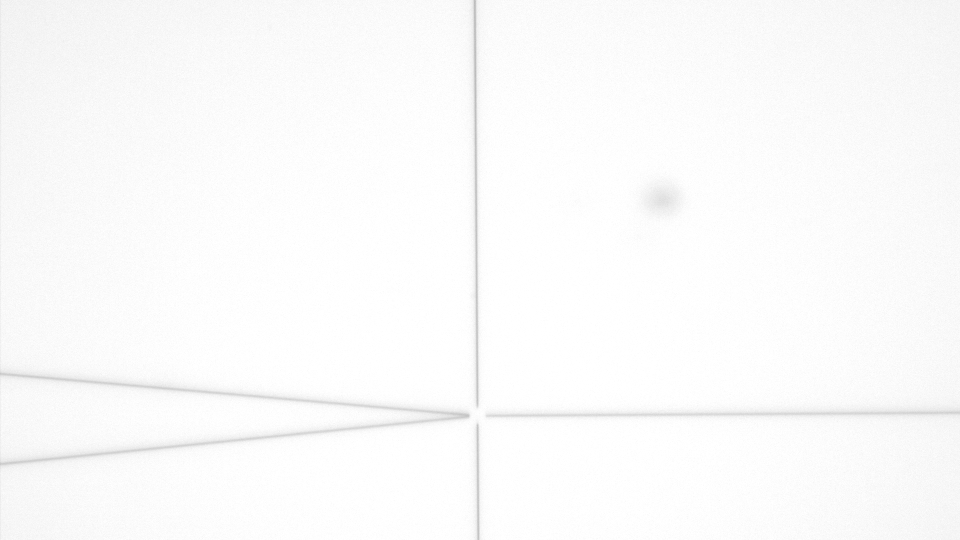
#> input picture opencv_frame_4_7.png, 1920 x 1080 px, given in place of 10_170.png, which was not available (shown at 1/2 size)
$ python pylon_img_process.py
#> lines starting #> are read from the running program, lines starting #| are printed output that depends on the picture; after the words box and inside, x2 and y2 are one past the last pixel; in counts of white or black regions, pixels touching at a corner belong together; pictures that were not available may be replaced by others from this repository, and a replacement may not be noted
import math
import cv2.cv2 as cv
import numpy as np
from matplotlib import pyplot as plt
from matplotlib import image as img
from skimage import morphology
import time
from edgetest import gray_weight_latest, peak_value
from erode_demo import stretch_gray
from ite_weight_fit import ite_fit
import datetime
from scipy.optimize import curve_fit


# [23 lines left out: function cal_prob_position, not called in this run]


def cal_prob_position_x(image):
    # [10 lines of commented-out code are left out]
    lie = image.sum(axis=0)
    v = np.argmax(lie)
    return v


def cal_prob_position_y(image):
    # [10 lines of commented-out code are left out]
    hang = image.sum(axis=1)
    v0 = np.argmax(hang)  # v0 = 279
    return v0


def dilated(image):
    kernel = cv.getStructuringElement(cv.MORPH_ELLIPSE, (60, 60))
    # eroded = cv.erode(threshold_img, kernel)
    dilated__image = cv.dilate(image, kernel)

    # res = cv.subtract(threshold_img, eroded)
    return dilated__image


# [7 lines left out: function dilated2, not called in this run]


def eroded(image):
    kernel = cv.getStructuringElement(cv.MORPH_ELLIPSE, (90, 90))
    eroded_image = cv.erode(image, kernel)
    return eroded_image


# [60 lines left out: functions fit, fit_peak, fit_fork_peak, fit_fork, not called in this run]


def guss_fit(x, a, sigma, miu):
    return a * np.exp(-((x - miu) ** 2) / (2 * sigma ** 2))


def fit_gauss(image, height1, height2, width1, width2):
    x_num = []
    num = []
    x0 = np.linspace(0, 49, 50)
    for i in range(height1, height2):
        y1 = image[i][width1: width2]
        popt1, pcov1 = curve_fit(guss_fit, x0, y1, maxfev=500000)
        s1 = width1 + popt1[2]
        if np.isnan(s1) or s1 > 2000:
            continue
        x_num.append(i)
        num.append(s1)
    return x_num, num


# [20 lines left out: function fit_fork_gauss, not called in this run]


def skeleton_image(threshold_image):
    threshold_image[threshold_image == 255] = 1
    skeleton0 = morphology.skeletonize(threshold_image)
    skeleton = skeleton0.astype(np.uint8) * 255
    return skeleton


def cal_mean(ls):
    return np.mean(ls)


# [6 lines left out: function cal_repeat, not called in this run]


def gamma_trans(image, gamma):
    I = image / 255.0
    O = np.power(I, gamma)
    R = O * 255
    R = np.round(R)
    R = R.astype(np.uint8)
    return R


if __name__ == '__main__':
    k0 = []
    num_0 = []
    k_inf = []
    num_inf = []
    k_neg = []
    num_pos = []
    k_pos = []
    num_neg = []
    test = cv.imread("../10_170.png", 0)
#> test is the input picture: shape (1080, 1920); min 179, max 255, mean 250.8
    original_image = plt.imread("../10_170.png")
#> original_image: shape (1080, 1920, 3) float32; min 0.702, max 1, mean 0.984
    t1 = datetime.datetime.now()
    h = t1.hour
    min = t1.minute
    sec = t1.second
    print('time:{}:{}:{}'.format(h, min, sec))
    t2 = time.time()
    # t3 = time.clock()
    print(t1)
    print(t2)
    # print(t3)
    a1 = time.time()
    ret, threshold_img0 = cv.threshold(test, 0, 255, cv.THRESH_OTSU)
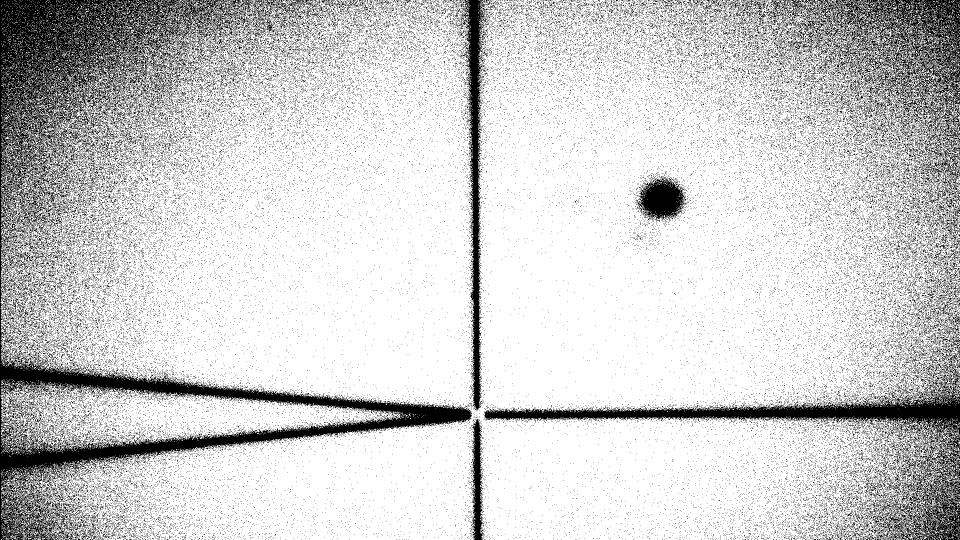
#> threshold_img0: shape (1080, 1920) (shown at 1/2 size); 81.1% white; 59635 black regions (58920 under 20 px), largest, box (x1, y1, x2, y2) and area: (0, 0, 944, 1080) 138864, (968, 706, 1920, 1080) 41284, (1598, 0, 1920, 406) 35395
#> ret = 247
    dilatedimage = dilated(threshold_img0)
#> in dilated, `dilated__image = cv.dilate(image, kernel)`: dilated__image: shape (1080, 1920); every value is 255
    eroded_img = eroded(dilatedimage)
    eroded_img[eroded_img == 255] = 1
#> eroded_img: shape (1080, 1920); every value is 1
    a2 = time.time()
    print(a2 - a1)
    # res1 = eroded_img * test
    # res1[res1 == 0] = 255

    # src = test[0:1080, 3:1919]
    src = cv.bitwise_not(src=test)
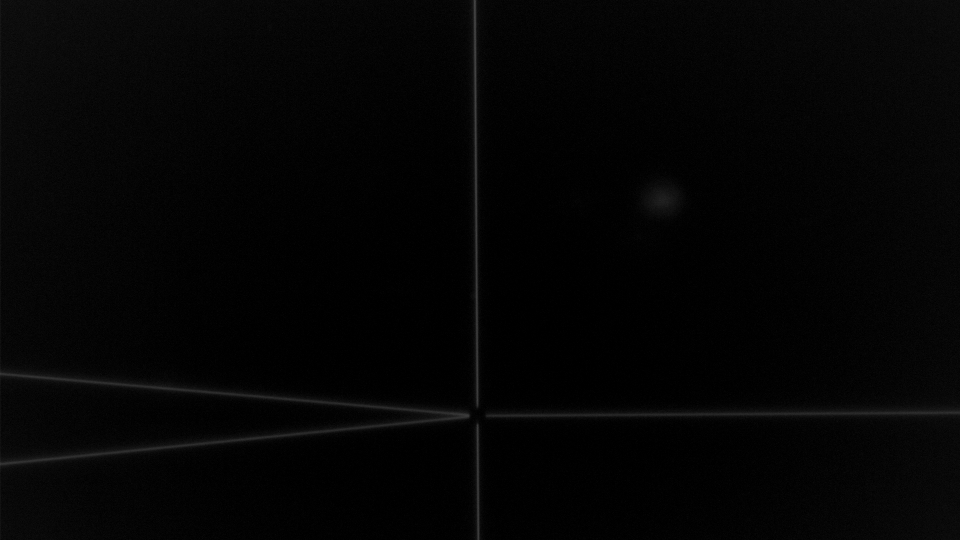
#> src: shape (1080, 1920) (shown at 1/2 size); min 0, max 76, mean 4.2
    src1 = src * eroded_img
    a9 = time.time()
    sobel_x = cv.Sobel(src, ddepth=-1, dx=1, dy=0)
    # grad_x = cv.convertScaleAbs(sobel_x)
    sx = sobel_x * eroded_img
    sobel_y = cv.Sobel(src, ddepth=-1, dx=0, dy=1)
    sy = sobel_y * eroded_img
    # sobel_xy = sobel_y + sobel_x
    i = cal_prob_position_x(sx)
#> in cal_prob_position_x, `lie = image.sum(axis=0)`: lie = 1920 values, max 63557 at index 949, min 0 at index 0, mean 4055.9
#> in cal_prob_position_x, `v = np.argmax(lie)`: v = 949
#> i = 949
    j = cal_prob_position_y(sy)
#> in cal_prob_position_y, `hang = image.sum(axis=1)`: hang = 1080 values, max 34264 at index 824, min 0 at index 0, mean 7097.3
#> in cal_prob_position_y, `v0 = np.argmax(hang)`: v0 = 824
#> j = 824
    a4 = time.time()
    print(a4 - a9)
    # sobel_xy = cv.Sobel(src,ddepth=-1, dx=1, dy=1)
    # i, j = cal_prob_position(src)
    src_c = src[j - 400: j + 400, i - 400:i+400]
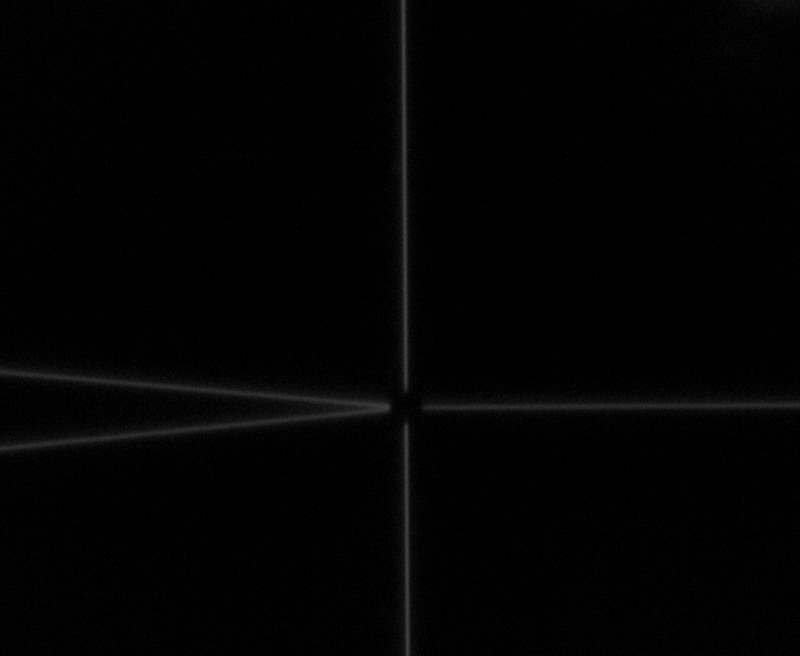
#> src_c: shape (656, 800); min 0, max 70, mean 2.2
    # src_c = stretch_gray(src_c, 2)

    fe = gamma_trans(src1, gamma=1)
#> in gamma_trans, `I = image / 255.0`:
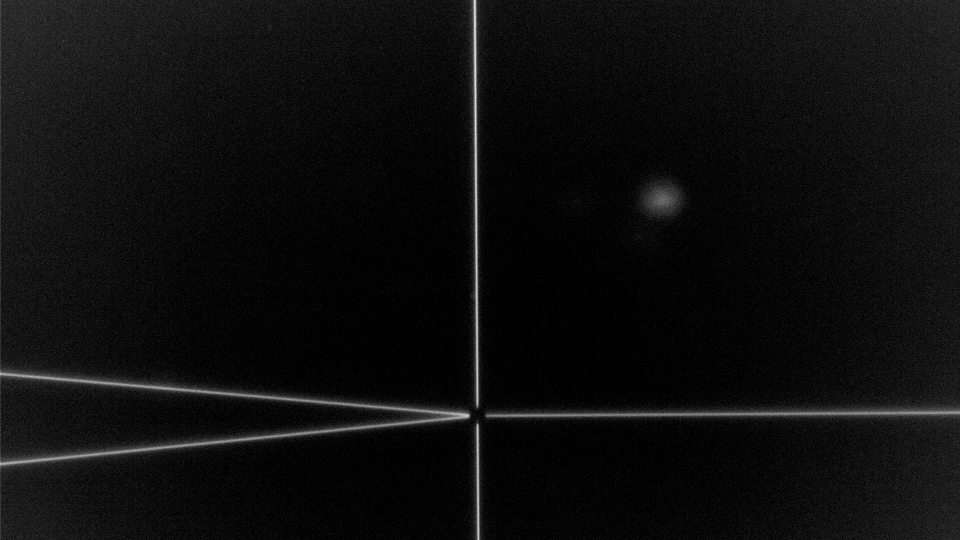
#> I: shape (1080, 1920) float64 (shown at 1/2 size); min 0, max 0.298, mean 0.0164; drawn with min black and max white
    #
    ret2, threshold_img2 = cv.threshold(sy, 0, 255, cv.THRESH_TRIANGLE + cv.THRESH_BINARY)
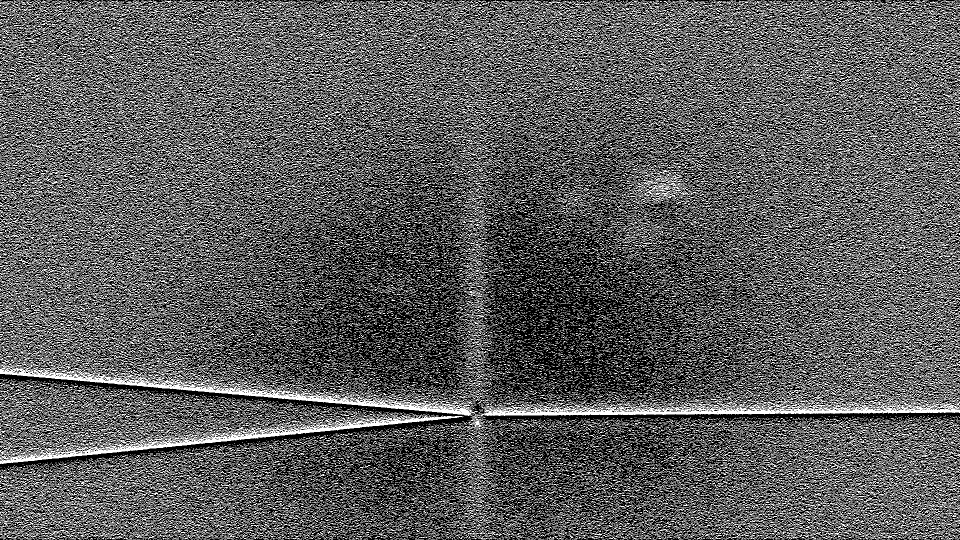
#> threshold_img2: shape (1080, 1920) (shown at 1/2 size); 36.2% white in thin lines or dots
#> ret2 = 2
    # [6 lines of commented-out code are left out]
    skeleton_img = skeleton_image(threshold_image=threshold_img2)
#> in skeleton_image, `threshold_image[threshold_image == 255] = 1`: threshold_image: shape (1080, 1920); values 0 (black) and 1 (white), 36.2% white in thin lines or dots
#> in skeleton_image, `skeleton0 = morphology.skeletonize(threshold_image)`:
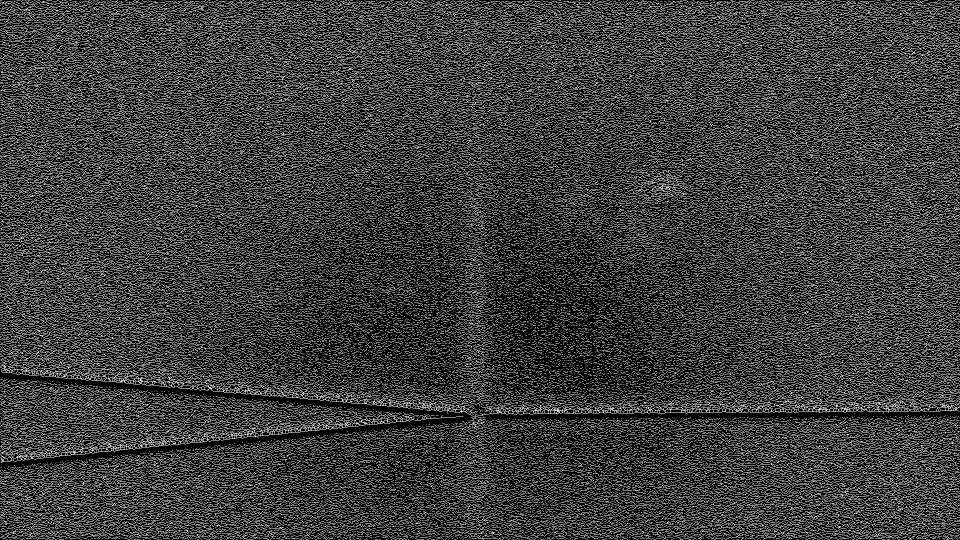
#> skeleton0: shape (1080, 1920) bool (shown at 1/2 size); 22.7% white in thin lines or dots
#> in skeleton_image, `skeleton = skeleton0.astype(np.uint8) * 255`: skeleton: shape (1080, 1920); 22.7% white in thin lines or dots
    print('bug')
    # frame1 = stretch_gray(src1, 2)
    # ret, threshold_img = cv.threshold(frame1, 0, 255, cv.THRESH_BINARY + cv.THRESH_OTSU)
    # skeleton_img = skeleton_image(threshold_img)
    # skeleton_img = skeleton_img[0:828, 0:900]
    # minLineLength = 20
    # maxLineGap = 5
    # lines = cv.HoughLines(skeleton_img, 1, np.pi / 180, 50)
    # lines1 = lines[:, 0, :]
    # for rho, theta in lines1[:]:
    #     # k = (y2 - y1) / (x2 - x1)
    #     print(rho, theta)
    #     # if not (np.isnan(k)):
    #     #     if -0.02 <= k <= 0.02:
    #     #         k0.append(k)
    #     #         num_0.append(x1)
    #     #         num_0.append(y1)zg
    #     #         num_0.append(x2)
    #     #         num_0.append(y2)
    #     #
    #     #     if k == np.inf or k == np.inf * (-1):
    #     #         k_inf.append(k)
    #     #         num_inf.append(x1)
    #     #         num_inf.append(y1)
    #     #         num_inf.append(x2)
    #     #         num_inf.append(y2)
    #     #
    #     #     if 0 < k <= 0.5:
    #     #         k_pos.append(k)
    #     #     if -0.5 <= k < 0:
    #     #         k_neg.append(k)
    #     #
    #     # cv.line(test, (x1, y1), (x2, y2), (255, 0, 0), 2)
    # res = cv.cvtColor(test, cv.COLOR_GRAY2RGB)
    # plt.imshow(res)
    # plt.show()
    # dilatedimage = dilated2(threshold_img)
    # eroded_img = eroded(threshold_img)
    # ret, threshold_img = cv.threshold(src1, 0, 255, cv.THRESH_BINARY + cv.THRESH_OTSU)
    # dilatedimage = dilated2(threshold_img)
    # dilatedimage[dilatedimage == 255] = 1
    # frame_new = src1 * dilatedimage
    a3 = time.time()
    frame_new = fe
    # print(i, j)
    # q = [], v = []
    img_t = np.transpose(frame_new)
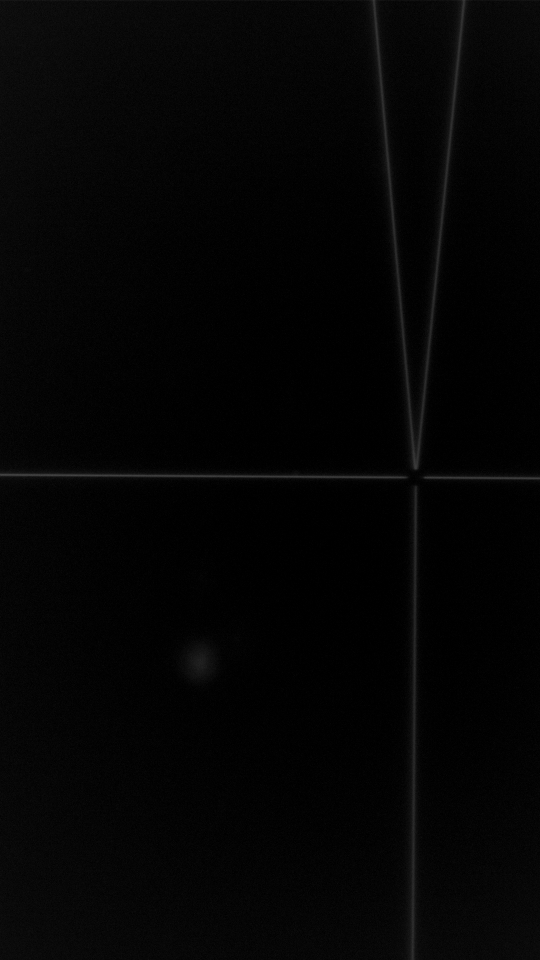
#> img_t: shape (1920, 1080) (shown at 1/2 size); min 0, max 76, mean 4.2
    top1 = j - 700
#> top1 = 124
    bottom1 = j + 700
#> bottom1 = 1524
    left1 = i - 700
#> left1 = 249
    right1 = i + 700
#> right1 = 1649
    if top1 <= 0:
        top1 = 0
    if bottom1 >= 2048:
        bottom1 = 2048
    q1, v1 = fit_gauss(frame_new, top1, j - 100, i - 25, i + 25)
#> the loop in fit_gauss, `for i in range(height1, height2):` made 600 passes
#> (popt1, s1) on passes 1 to 3: ([55.27, 3.67, 25.63], 949.6), ([57.88, 3.15, 25.83], 949.8), ([57.12, 3.15, 25.69], 949.7)
#> after the loop in fit_gauss, `for i in range(height1, height2):`: num = 600 values, max 953.8 at index 591, min 877.7 at index 449, mean 942.7; x_num = 600 values from 124 to 723
#> q1 = 600 values from 124 to 723; v1 has the same summary as num in fit_gauss
    q2, v2 = fit_gauss(frame_new, j + 100, bottom1, i - 25, i + 25)
#> the loop in fit_gauss, `for i in range(height1, height2):` made 157 passes
#> (popt1, s1) on passes 1 to 3: ([53.46, 2.74, 30.86], 954.9), ([52.61, 2.51, 30.97], 955), ([54.96, 0.254, 3.52], 927.5)
#> after the loop in fit_gauss, `for i in range(height1, height2):`: num = 156 values, max 956.1 at index 145, min 922.5 at index 97, mean 945.2; x_num = 156 values from 924 to 1079
#> (the run stopped early here; a loop or call above may not have finished)
